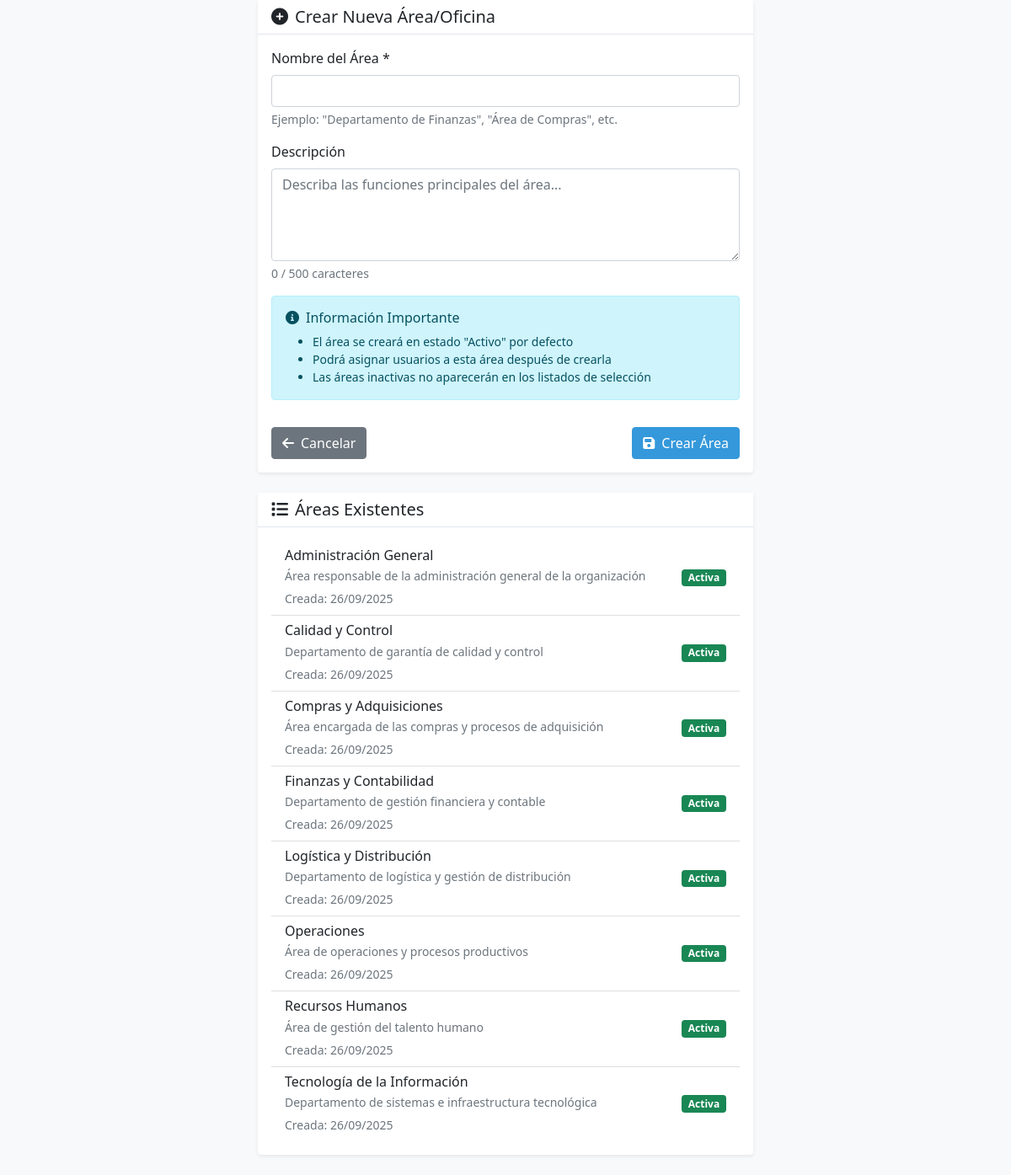
The page /app/views/areas/crear.php on the database its author committed.
### tables this page shows
CREATE TABLE areas (
    id INT AUTO_INCREMENT PRIMARY KEY,
    nombre VARCHAR(100) NOT NULL,
    descripcion TEXT,
    activo BOOLEAN DEFAULT TRUE,
    fecha_creacion TIMESTAMP DEFAULT CURRENT_TIMESTAMP
);

### app/models/Database.php (called while the page is built)
<?php
class Database {
    private static $instance = null;
    private $pdo;
    private function __construct() {
        try {
            $this->pdo = new PDO(
                "mysql:host=" . Config::DB_HOST . ";dbname=" . Config::DB_NAME . ";charset=" . Config::DB_CHARSET,
                Config::DB_USER,
                Config::DB_PASS,
                [
                    PDO::ATTR_ERRMODE => PDO::ERRMODE_EXCEPTION,
                    PDO::ATTR_DEFAULT_FETCH_MODE => PDO::FETCH_ASSOC,
                    PDO::ATTR_EMULATE_PREPARES => false
                ]
            );
        } catch (PDOException $e) {
            throw new Exception("Error de conexión: " . $e->getMessage());
        }
    }
    public static function getInstance() {
        if (self::$instance === null) {
            self::$instance = new self();
        }
        return self::$instance;
    }
    public function getConnection() {
        return $this->pdo;
    }
}
?>

### app/models/Area.php (called while the page is built, shortened)
<?php
class Area {
    private $db;
    public function __construct() {
        $this->db = Database::getInstance()->getConnection();
    }
    public function obtenerTodas() {
        $stmt = $this->db->query("SELECT * FROM areas ORDER BY nombre");
        return $stmt->fetchAll();
    }
}
?>

### app/views/areas/crear.php (the view, shortened to what this page needs)
<?php
require_once 'app/views/layouts/header.php';
?>
<div class="row justify-content-center">
    <div class="col-lg-6">
        <div class="card">
            <div class="card-header">
                <h5 class="card-title mb-0">
                    <i class="fas fa-plus-circle me-2"></i>Crear Nueva Área/Oficina
                </h5>
            </div>
            <div class="card-body">
                <form method="POST" class="needs-validation" novalidate>
                    <div class="row">
                        <div class="col-md-12 mb-3">
                            <label for="nombre" class="form-label">Nombre del Área *</label>
                            <input type="text" class="form-control" id="nombre" name="nombre"
                                   value="<?php echo $_POST['nombre'] ?? ''; ?>" required maxlength="100">
                            <div class="form-text">
                                Ejemplo: "Departamento de Finanzas", "Área de Compras", etc.
                            </div>
                        </div>
                        <div class="col-md-12 mb-3">
                            <label for="descripcion" class="form-label">Descripción</label>
                            <textarea class="form-control" id="descripcion" name="descripcion" rows="4"
                                      maxlength="500" placeholder="Describa las funciones principales del área..."><?php echo $_POST['descripcion'] ?? ''; ?></textarea>
                            <div class="form-text">
                                <span id="contadorCaracteres">0</span> / 500 caracteres
                            </div>
                        </div>
                        <div class="col-12">
                            <div class="alert alert-info">
                                <h6 class="alert-heading"><i class="fas fa-info-circle me-2"></i>Información Importante</h6>
                                <ul class="mb-0 small">
                                    <li>El área se creará en estado "Activo" por defecto</li>
                                    <li>Podrá asignar usuarios a esta área después de crearla</li>
                                    <li>Las áreas inactivas no aparecerán en los listados de selección</li>
                                </ul>
                            </div>
                        </div>
                    </div>
                    <div class="row mt-3">
                        <div class="col-12">
                            <div class="d-flex justify-content-between">
                                <a href="<?php echo BASE_URL; ?>areas" class="btn btn-secondary">
                                    <i class="fas fa-arrow-left me-2"></i>Cancelar
                                </a>
                                <button type="submit" class="btn btn-primary">
                                    <i class="fas fa-save me-2"></i>Crear Área
                                </button>
                            </div>
                        </div>
                    </div>
                </form>
            </div>
        </div>
        <div class="card mt-4">
            <div class="card-header">
                <h5 class="card-title mb-0">
                    <i class="fas fa-list me-2"></i>Áreas Existentes
                </h5>
            </div>
            <div class="card-body">
                <?php
                $areaModel = new Area();
                $areasExistentes = $areaModel->obtenerTodas();
                ?>
                <?php if (!empty($areasExistentes)): ?>
                <div class="list-group list-group-flush">
                    <?php foreach ($areasExistentes as $area): ?>
                    <div class="list-group-item d-flex justify-content-between align-items-center">
                        <div>
                            <h6 class="mb-1"><?php echo $area['nombre']; ?></h6>
                            <?php if ($area['descripcion']): ?>
                            <p class="mb-1 small text-muted"><?php echo $area['descripcion']; ?></p>
                            <?php endif; ?>
                            <small class="text-muted">
                                Creada: <?php echo date('d/m/Y', strtotime($area['fecha_creacion'])); ?>
                            </small>
                        </div>
                        <span class="badge <?php echo $area['activo'] ? 'bg-success' : 'bg-secondary'; ?>">
                            <?php echo $area['activo'] ? 'Activa' : 'Inactiva'; ?>
                        </span>
                    </div>
                    <?php endforeach; ?>
                </div>
                <?php endif; ?>
            </div>
        </div>
    </div>
</div>
<?php require_once 'app/views/layouts/footer.php'; ?>

### assets/css/style.css (style rules this page uses)
:root { --primary-color: #2c3e50; --secondary-color: #3498db; --success-color: #27ae60; --warning-color: #f39c12; --danger-color: #e74c3c; --light-color: #ecf0f1; --dark-color: #2c3e50; }
body { font-family: 'Segoe UI', Tahoma, Geneva, Verdana, sans-serif; background-color: #f8f9fa; }
.card { border: none; box-shadow: 0 0.125rem 0.25rem rgba(0,0,0,0.075); margin-bottom: 1.5rem; }
.card-header { background-color: white; border-bottom: 1px solid #e3e6f0; }
.btn-primary { background-color: var(--secondary-color); border-color: var(--secondary-color); }

### rows shown on the page
areas: nombre "Administración General", descripcion "Área responsable de la administración general de la organización", fecha_creacion "26/09/2025", activo "Activa"
areas: nombre "Calidad y Control", descripcion "Departamento de garantía de calidad y control", fecha_creacion "26/09/2025", activo "Activa"
areas: nombre "Compras y Adquisiciones", descripcion "Área encargada de las compras y procesos de adquisición", fecha_creacion "26/09/2025", activo "Activa"
areas: nombre "Finanzas y Contabilidad", descripcion "Departamento de gestión financiera y contable", fecha_creacion "26/09/2025", activo "Activa"
areas: nombre "Logística y Distribución", descripcion "Departamento de logística y gestión de distribución", fecha_creacion "26/09/2025", activo "Activa"
areas: nombre "Operaciones", descripcion "Área de operaciones y procesos productivos", fecha_creacion "26/09/2025", activo "Activa"
areas: nombre "Recursos Humanos", descripcion "Área de gestión del talento humano", fecha_creacion "26/09/2025", activo "Activa"
areas: nombre "Tecnología de la Información", descripcion "Departamento de sistemas e infraestructura tecnológica", fecha_creacion "26/09/2025", activo "Activa"
